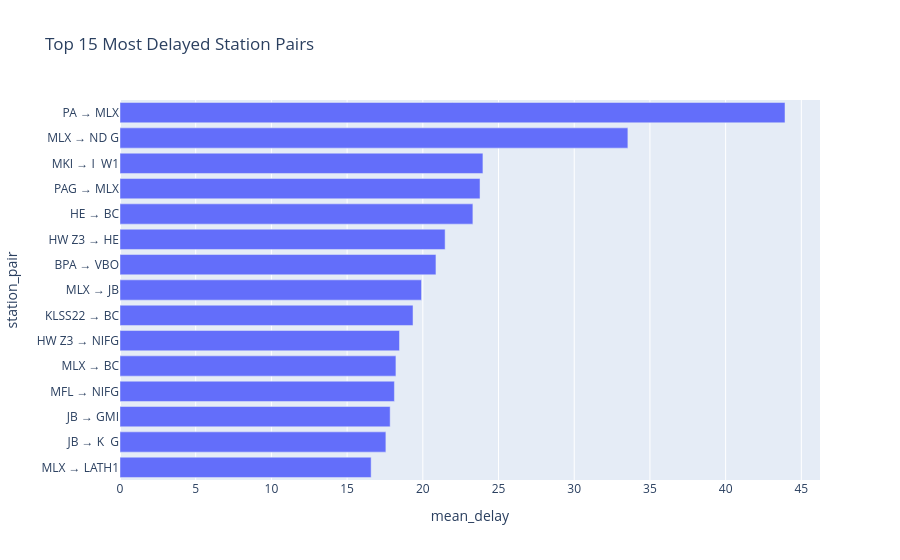

Notebook code cell kept with this figure:
### Code cell
fig = px.bar(
    top_station_pairs_plot.sort_values("mean_delay"),
    x="mean_delay",
    y="station_pair",
    orientation="h",
    title="Top 15 Most Delayed Station Pairs"
)

fig.show()

### Figure 1 — Plotly figure (JSON) as saved in the notebook; plotly's stock layout.template omitted (floating-point values rounded to 4 significant figures)
{"data": [{"hovertemplate": "mean_delay=%{x}<br>station_pair=%{y}<extra></extra>", "legendgroup": "", "marker": {"color": "#636efa", "pattern": {"shape": ""}}, "name": "", "orientation": "h", "showlegend": false, "textposition": "auto", "type": "bar", "x": [16.59, 17.56, 17.84, 18.12, 18.22, 18.46, 19.35, 19.91, 20.87, 21.47, 23.31, 23.78, 23.97, 33.54, 43.92], "xaxis": "x", "y": ["MLX → LATH1", "JB → K  G", "JB → GMI", "MFL → NIFG", "MLX → BC", "HW Z3 → NIFG", "KLSS22 → BC", "MLX → JB", "BPA → VBO", "HW Z3 → HE", "HE → BC", "PAG → MLX", "MKI → I  W1", "MLX → ND G", "PA → MLX"], "yaxis": "y"}], "layout": {"barmode": "relative", "legend": {"tracegroupgap": 0}, "title": {"text": "Top 15 Most Delayed Station Pairs"}, "xaxis": {"anchor": "y", "domain": [0, 1], "title": {"text": "mean_delay"}}, "yaxis": {"anchor": "x", "domain": [0, 1], "title": {"text": "station_pair"}}}}
